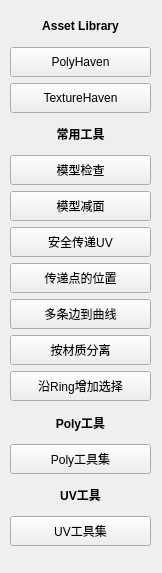
<?xml version="1.0" encoding="UTF-8"?>
<ui version="4.0">
 <class>Form</class>
 <widget class="QWidget" name="Form">
  <property name="geometry">
   <rect>
    <x>0</x>
    <y>0</y>
    <width>162</width>
    <height>573</height>
   </rect>
  </property>
  <property name="windowTitle">
   <string>mx_asset_tools</string>
  </property>
  <widget class="QWidget" name="layoutWidget">
   <property name="geometry">
    <rect>
     <x>10</x>
     <y>10</y>
     <width>141</width>
     <height>536</height>
    </rect>
   </property>
   <property name="minimumSize">
    <size>
     <width>0</width>
     <height>30</height>
    </size>
   </property>
   <layout class="QGridLayout" name="gridLayout">
    <item row="12" column="0">
     <widget class="QPushButton" name="pushButton_9">
      <property name="minimumSize">
       <size>
        <width>100</width>
        <height>30</height>
       </size>
      </property>
      <property name="font">
       <font>
        <family>Arial</family>
        <pointsize>9</pointsize>
       </font>
      </property>
      <property name="text">
       <string>沿Ring增加选择</string>
      </property>
     </widget>
    </item>
    <item row="2" column="0">
     <widget class="QPushButton" name="pushButton_2">
      <property name="minimumSize">
       <size>
        <width>100</width>
        <height>30</height>
       </size>
      </property>
      <property name="font">
       <font>
        <family>Arial</family>
        <pointsize>9</pointsize>
       </font>
      </property>
      <property name="text">
       <string>TextureHaven</string>
      </property>
     </widget>
    </item>
    <item row="1" column="0">
     <widget class="QPushButton" name="pushButton_1">
      <property name="minimumSize">
       <size>
        <width>100</width>
        <height>30</height>
       </size>
      </property>
      <property name="font">
       <font>
        <family>Arial</family>
        <pointsize>9</pointsize>
       </font>
      </property>
      <property name="text">
       <string>PolyHaven</string>
      </property>
     </widget>
    </item>
    <item row="4" column="0">
     <widget class="QPushButton" name="pushButton_3">
      <property name="minimumSize">
       <size>
        <width>100</width>
        <height>30</height>
       </size>
      </property>
      <property name="font">
       <font>
        <family>Arial</family>
        <pointsize>9</pointsize>
       </font>
      </property>
      <property name="text">
       <string>模型检查</string>
      </property>
     </widget>
    </item>
    <item row="5" column="0">
     <widget class="QPushButton" name="pushButton_4">
      <property name="minimumSize">
       <size>
        <width>100</width>
        <height>30</height>
       </size>
      </property>
      <property name="font">
       <font>
        <family>Arial</family>
        <pointsize>9</pointsize>
       </font>
      </property>
      <property name="text">
       <string>模型减面</string>
      </property>
     </widget>
    </item>
    <item row="3" column="0">
     <widget class="QLabel" name="label_3">
      <property name="minimumSize">
       <size>
        <width>80</width>
        <height>30</height>
       </size>
      </property>
      <property name="font">
       <font>
        <family>Arial</family>
        <pointsize>9</pointsize>
        <weight>75</weight>
        <bold>true</bold>
       </font>
      </property>
      <property name="text">
       <string>常用工具</string>
      </property>
      <property name="alignment">
       <set>Qt::AlignCenter</set>
      </property>
     </widget>
    </item>
    <item row="9" column="0">
     <widget class="QPushButton" name="pushButton_6">
      <property name="minimumSize">
       <size>
        <width>100</width>
        <height>30</height>
       </size>
      </property>
      <property name="font">
       <font>
        <family>Arial</family>
        <pointsize>9</pointsize>
       </font>
      </property>
      <property name="text">
       <string>多条边到曲线</string>
      </property>
     </widget>
    </item>
    <item row="7" column="0">
     <widget class="QPushButton" name="pushButton_5">
      <property name="minimumSize">
       <size>
        <width>100</width>
        <height>30</height>
       </size>
      </property>
      <property name="font">
       <font>
        <family>Arial</family>
        <pointsize>9</pointsize>
       </font>
      </property>
      <property name="text">
       <string>传递点的位置</string>
      </property>
     </widget>
    </item>
    <item row="0" column="0">
     <widget class="QLabel" name="label_4">
      <property name="minimumSize">
       <size>
        <width>120</width>
        <height>30</height>
       </size>
      </property>
      <property name="font">
       <font>
        <family>Arial</family>
        <pointsize>9</pointsize>
        <weight>75</weight>
        <bold>true</bold>
       </font>
      </property>
      <property name="text">
       <string>Asset Library</string>
      </property>
      <property name="alignment">
       <set>Qt::AlignCenter</set>
      </property>
     </widget>
    </item>
    <item row="11" column="0">
     <widget class="QPushButton" name="pushButton_7">
      <property name="minimumSize">
       <size>
        <width>100</width>
        <height>30</height>
       </size>
      </property>
      <property name="font">
       <font>
        <family>Arial</family>
        <pointsize>9</pointsize>
       </font>
      </property>
      <property name="text">
       <string>按材质分离</string>
      </property>
     </widget>
    </item>
    <item row="16" column="0">
     <widget class="QLabel" name="label_5">
      <property name="minimumSize">
       <size>
        <width>80</width>
        <height>30</height>
       </size>
      </property>
      <property name="font">
       <font>
        <family>Arial</family>
        <pointsize>9</pointsize>
        <weight>75</weight>
        <bold>true</bold>
       </font>
      </property>
      <property name="text">
       <string>UV工具</string>
      </property>
      <property name="alignment">
       <set>Qt::AlignCenter</set>
      </property>
     </widget>
    </item>
    <item row="6" column="0">
     <widget class="QPushButton" name="pushButton_10">
      <property name="minimumSize">
       <size>
        <width>100</width>
        <height>30</height>
       </size>
      </property>
      <property name="font">
       <font>
        <family>Arial</family>
        <pointsize>9</pointsize>
       </font>
      </property>
      <property name="text">
       <string>安全传递UV</string>
      </property>
     </widget>
    </item>
    <item row="17" column="0">
     <widget class="QPushButton" name="pushButton_8">
      <property name="minimumSize">
       <size>
        <width>100</width>
        <height>30</height>
       </size>
      </property>
      <property name="font">
       <font>
        <family>Arial</family>
        <pointsize>9</pointsize>
       </font>
      </property>
      <property name="text">
       <string>UV工具集</string>
      </property>
     </widget>
    </item>
    <item row="14" column="0">
     <widget class="QLabel" name="label_6">
      <property name="minimumSize">
       <size>
        <width>80</width>
        <height>30</height>
       </size>
      </property>
      <property name="font">
       <font>
        <family>Arial</family>
        <pointsize>9</pointsize>
        <weight>75</weight>
        <bold>true</bold>
       </font>
      </property>
      <property name="text">
       <string>Poly工具</string>
      </property>
      <property name="alignment">
       <set>Qt::AlignCenter</set>
      </property>
     </widget>
    </item>
    <item row="15" column="0">
     <widget class="QPushButton" name="pushButton_11">
      <property name="minimumSize">
       <size>
        <width>100</width>
        <height>30</height>
       </size>
      </property>
      <property name="font">
       <font>
        <family>Arial</family>
        <pointsize>9</pointsize>
       </font>
      </property>
      <property name="text">
       <string>Poly工具集</string>
      </property>
     </widget>
    </item>
   </layout>
  </widget>
 </widget>
 <resources/>
 <connections/>
</ui>
